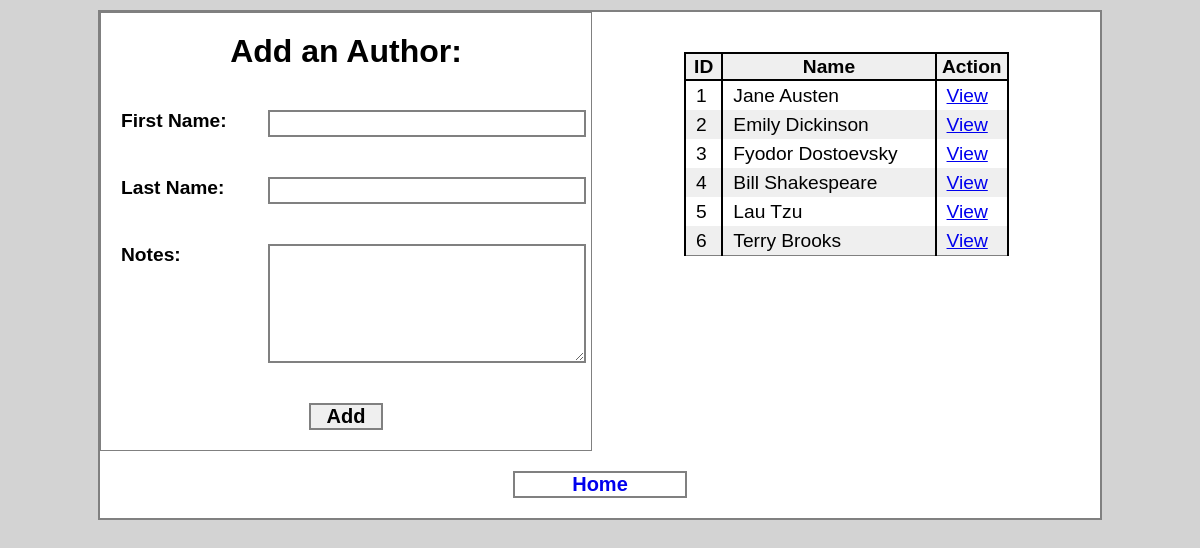
Page /authors on the earlier database version.
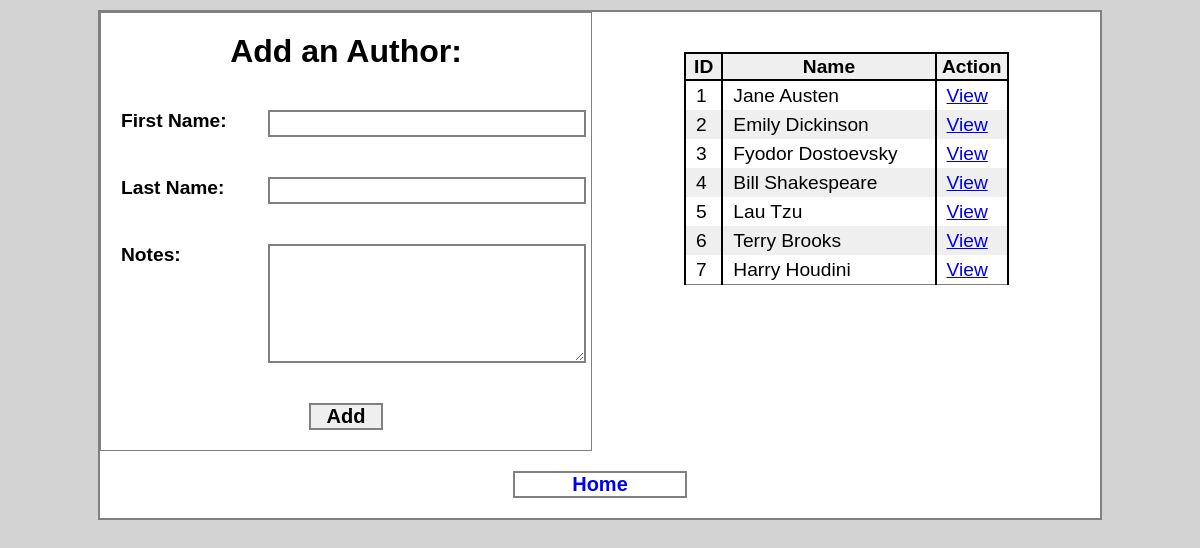
Same page on the later database version.
### books_authors_app/models.py (models this page shows)
class Author(models.Model):
    first_name = models.CharField(max_length=45)
    last_name = models.CharField(max_length=45)
    notes = models.TextField(null=True)
    books = models.ManyToManyField(Book, related_name="authors") # list of Book objects
    created_at = models.DateTimeField(auto_now_add=True)
    updated_at = models.DateTimeField(auto_now=True)

### books_authors_app/views.py (the view)
# urls.py: path('authors', views.authors),
def authors(request):
    context = {
        "all_authors": Author.objects.all(),
    }
    return render(request, "authors.html", context)

### books_authors_app/templates/authors.html (shortened to what this page needs)
<!DOCTYPE html>
<html lang="en">
<head>
    {% load static %}
    <link rel="stylesheet" href="{% static 'css/ba_style.css' %}">
</head>
<body>
    <div class="mainwrapper">
        <div class="addForm">
            <form action="/add_an_author" method="POST">
                <h1>Add an Author:</h1>
                <label for="firstName">First Name:</label>
                <input type="text" id="firstName" name="firstName">
                <label for="lastName">Last Name:</label>
                <input type="text" id="lastName" name="lastName">
                <label for="notes">Notes:</label>
                <textarea name="notes" id="notes" cols="30" rows="5"></textarea>
                <input id="submit" type="submit" value="Add">
            </form>
        </div>
        <div class="tablearea">
            <table>
                <tbody>
                    <tr>
                        <th>ID</th>
                        <th>Name</th>
                        <th>Action</th>
                    </tr>
                    {% for author in all_authors %}
                    <tr>
                        <td>{{ author.id }}</td>
                        <td>{{ author.first_name }} {{ author.last_name }}</td>
                        <td><a href="/authors/{{author.id}}">View</a></td>
                    </tr>
                    {% endfor %}
                </tbody>
            </table>
        </div>
        <a id="home" href="/">Home</a>
    </div>
</body>
</html>

### books_authors_app/static/css/ba_style.css (style rules this page uses)
* { outline: 0; padding: 0; margin: 0; border: 0; }
body { font-family: 'Gill Sans', 'Gill Sans MT', Calibri, 'Trebuchet MS', sans-serif; background-color: lightgray; }
.mainwrapper { width: 1000px; margin: 10px auto; border: 2px solid grey; background-color: white; }
.addForm { display: inline-block; width: 49%; vertical-align: top; border: 1px solid grey; }
h1, h2, .indexLink { display: block; text-align: center; margin: 20px 0; font-size: 2em; }
label { display: inline-block; vertical-align: top; width: 25%; margin: 20px 0; padding: 0 20px; font-size: 1.2em; font-weight: 600; }
input, textarea { display: inline-block; vertical-align: top; width: 60%; margin: 20px 0; padding: 0 10px; font-size: 20px; font-weight: 600; border: 2px solid grey; }
textarea { overflow: auto; }
#submit { display: block; margin: 20px auto; width: 15%; }
.tablearea { display: inline-block; width: 50%; }
table { width: 65%; vertical-align: top; margin: 40px auto 20px; line-height: 25px; font-size: 1.2em; font-weight: 500; border-collapse: collapse; border: 1px solid grey; }
th { border: 2px solid black; }
td { padding: 2px 10px; border-left: 2px solid black; border-right: 2px solid black; }
tr:nth-child(odd) { background-color: #efefef; }
#home { display: block; margin: 20px auto; width: 15%; padding: 0 10px; font-size: 20px; font-weight: 600; text-align: center; text-decoration: none; border: 2px solid grey; }

Differences in the rows shown:
added Author: id "7", first_name "Harry", last_name "Houdini"
